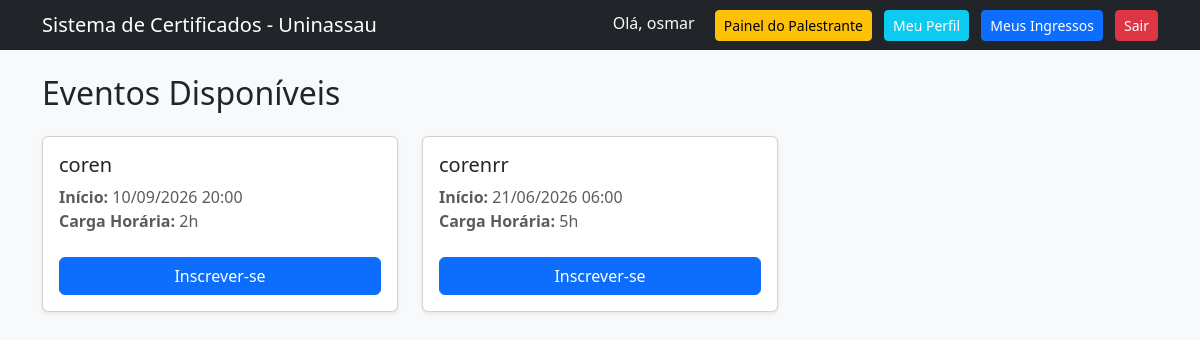
The app's page / (signed in) with its own data.
### eventos/models.py (models this page shows, shortened)
class Evento(models.Model):
    titulo = models.CharField(max_length=200)
    data_inicio = models.DateTimeField()
    data_fim = models.DateTimeField()
    carga_horaria = models.IntegerField(help_text="Carga horária em horas")
    template_certificado = models.ImageField(upload_to='templates/', blank=True, null=True)

### eventos/views.py (the view)
# urls.py: path('', views.lista_eventos, name='lista_eventos'),
def lista_eventos(request):
    eventos = Evento.objects.all()
    return render(request, 'eventos/lista_eventos.html', {'eventos':eventos})

### eventos/templates/eventos/lista_eventos.html (shortened to what this page needs)
<!DOCTYPE html>
<html lang="pt-br">
<head>
    <link href="https://cdn.jsdelivr.net/npm/bootstrap@5.3.0/dist/css/bootstrap.min.css" rel="stylesheet">
</head>
<body class="bg-light">
    <nav class="navbar navbar-dark bg-dark mb-4">
        <div class="container">
            <span class="navbar-brand mb-0 h1">Sistema de Certificados - Uninassau</span>
            <div>
                {% if user.is_authenticated %}
                    <span class="text-light me-3">Olá, {{ user.username }}</span>
                    {% if perms.eventos.add_evento %}
                        <a href="{% url 'criar_evento' %}" class="btn btn-warning btn-sm me-2">Painel do Palestrante</a>
                    {% endif %}
                    <a href="{% url 'perfil_usuario' %}" class="btn btn-info btn-sm me-2 text-white">Meu Perfil</a>
                    <a href="{% url 'meus_eventos' %}" class="btn btn-primary btn-sm me-2">Meus Ingressos</a>
                    <form action="{% url 'logout' %}" method="post" class="d-inline">
                        <button type="submit" class="btn btn-danger btn-sm">Sair</button>
                    </form>
                {% else %}
                    <a href="{% url 'login' %}" class="btn btn-outline-light btn-sm me-2">Entrar</a>
                    <a href="{% url 'cadastro' %}" class="btn btn-success btn-sm">Cadastrar-se</a>
                {% endif %}
            </div>
        </div>
    </nav>
    <div class="container">
        <h2 class="mb-4">Eventos Disponíveis</h2>
        <div class="row">
            {% for evento in eventos %}
            <div class="col-md-4 mb-4">
                <div class="card shadow-sm h-100">
                    <div class="card-body d-flex flex-column">
                        <h5 class="card-title">{{ evento.titulo }}</h5>
                        <p class="card-text text-muted mb-4">
                            <strong>Início:</strong> {{ evento.data_inicio|date:"d/m/Y H:i" }}<br>
                            <strong>Carga Horária:</strong> {{ evento.carga_horaria }}h
                        </p>
                        <a href="{% url 'inscrever_evento' evento.id %}" class="btn btn-primary mt-auto">Inscrever-se</a>
                    </div>
                </div>
            </div>
            {% empty %}
            <div class="col-12">
                <div class="alert alert-warning" role="alert">
                    Nenhum evento com inscrições abertas no momento.
                </div>
            </div>
            {% endfor %}
        </div>
    </div>
</body>
</html>

### records on screen
Evento: titulo "coren", data_inicio "10/09/2026 20:00", carga_horaria "2"
Evento: titulo "corenrr", data_inicio "21/06/2026 06:00", carga_horaria "5"

### other values on screen
{{ user.username }} "osmar"
